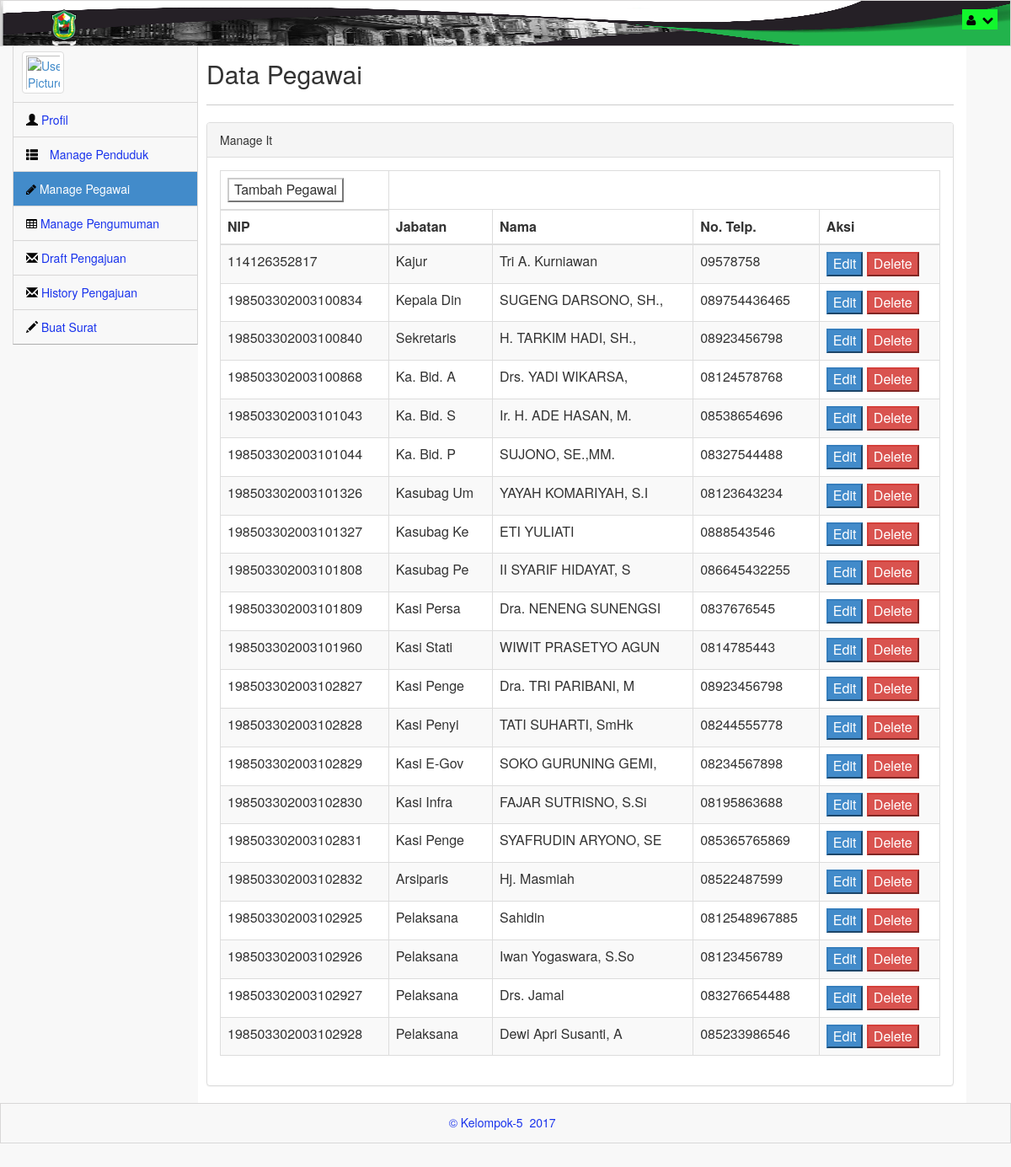
/index.php/c_admin/showPegawai, run on the app's committed database.
### tables this page shows
CREATE TABLE `data_pegawai` (
  `NIP` varchar(30) NOT NULL,
  `Jabatan` varchar(10) NOT NULL,
  `Nama` varchar(20) NOT NULL,
  `No_Telp` varchar(20) NOT NULL
);

### application/controllers/c_admin.php (called while the page is built, shortened)
<?php
class c_admin extends CI_Controller
{
	function __construct(){
		$this->load->library('session');
		$this->load->model('m_user');
		$this->load->model('m_penduduk');
		$this->load->model('m_surat');
		$this->load->model('m_pegawai');
		$this->load->model('m_pengumuman');
		$this->load->model('m_admin');
	}
	public function showPegawai(){
		$data['dataAdmin'] = $this->m_admin->getDataAdmin($this->session->userdata('id'))->row();
		$data['dataPegawai'] = $this->m_pegawai->getAllPegawai()->result();
		$data['jenisKlik'] = "pegawai";
		$this->load->view('views_Admin/Tampilan_ManagePegawai', $data);
	}
}
?>

### index.php (called while the page is built, shortened)
<?php
require_once BASEPATH.'core/CodeIgniter.php';

### application/models/m_pegawai.php (called while the page is built, shortened)
<?php
class m_pegawai extends CI_Model{
	function getAllPegawai(){
		$this->db->select('*');
		$this->db->from('data_pegawai');
		return $this->db->get();
	}
}
?>

### application/views/views_Admin/Tampilan_ManagePegawai.php (the view, shortened to what this page needs)
<head>
	<?php include "head_Admin.php"; ?>
	<link rel="stylesheet" href="<?php echo base_url('asset/css_admin/plugins/dataTables/dataTables.bootstrap.css');?>">
</head>
<body class="padTop53 " >
	<div id="wrap" >
		<?php include "headerNav_Admin.php"; ?>
		<div id="content" style="width: 80%;">
			<div class="inner" >
				<div class="row">
					<div class="col-lg-12">
						<h2> Data Pegawai </h2>
					</div>
				</div>
				<hr />
				<div class="row">
					<div class="col-lg-12">
						<div class="panel panel-default">
							<div class="panel-heading">
								Manage It
							</div>
							<div class="panel-body">
								<div class="table-responsive">
									<table class="table table-striped table-bordered table-hover" id="dataTables-example">
										<thead>
										<tr>
											<td>
											<a href="<?php echo site_url('c_admin/showAddPegawai');?>"><button class="btn-default">Tambah Pegawai</button></a>
											</td>
										</tr>
											<tr>
												<th>NIP</th>
												<th>Jabatan</th>
												<th>Nama</th>
												<th>No. Telp.</th>
												<th>Aksi</th>
											</tr>
										</thead>
										<tbody>
											<?php foreach ($dataPegawai as $key) { ?>
											<tr>
												<td><?php echo $key->NIP; ?></td>
												<td><?php echo $key->Jabatan; ?></td>
												<td><?php echo $key->Nama; ?></td>
												<td><?php echo $key->No_Telp; ?></td>
												<td>
												<a href="<?php echo site_url('c_admin/showEditPegawai/'.$key->NIP);?>"><button class="btn-primary">Edit</button></a>
												<a href="<?php echo site_url('c_admin/deletePegawai/'.$key->NIP);?>"><button class="btn-danger">Delete</button></a>
												</td>
											</tr>
											<?php } ?>
										</tbody>
									</table>
								</div>
							</div>
						</div>
					</div>
				</div>
			</div>
		</div>
	</div>
	<?php include "footer_Admin.php"; ?>
</body>

### asset/css_admin/css/main.css (style rules this page uses)
#wrap { margin: 0 auto; }
@media (min-width: 768px) { html, body { height: 100%; } }
@media (min-width: 768px) { #wrap { height: auto !important; height: 100%; min-height: 100%; padding: 0 0 48px; margin-bottom: -48px; } }
body.padTop53 { padding-top: 75px; overflow: visible; }
@media (min-width: 802px) { body.padTop53 { padding-top: 51px; } }
#wrap:before, #top:before, .head:before, #footer:before, #wrap:after, #top:after, .head:after, #footer:after { display: table; content: " "; }
#wrap:after, #top:after, .head:after, #footer:after { clear: both; }
#wrap { background-color: #f8f8f8; }
@media (min-width: 768px) { #content { margin-left: 100px; } }
@media (min-width: 992px) { #content { margin-left: 220px; } }
#content { -webkit-transition: margin 0.4s; transition: margin 0.4s; }
.inner { position: relative; min-height: 1px; padding-right: 15px; padding-left: 10px; background: #fff; border: 0px solid #e4e4e4; min-height:1200px; }
@media (min-width: 768px) { .inner { float: left; width: 100%; } }
.inner .row { margin-right: -15px; margin-left: -15px; }
.inner hr { margin-top: 10px; border-top-color: #ccc; }

### asset/css_admin/css/MoneAdmin.css (style rules this page uses)
body { background-color: #f8f8f8; }

### application/views/views_Admin/head_Admin.php (style rules this page uses)
a { font-color: #060606; }

### data on the page
data_pegawai: NIP "114126352817", Jabatan "Kajur", Nama "Tri A. Kurniawan", No_Telp "09578758"
data_pegawai: NIP "198503302003100834", Jabatan "Kepala Din", Nama "SUGENG DARSONO, SH.,", No_Telp "089754436465"
data_pegawai: NIP "198503302003100840", Jabatan "Sekretaris", Nama "H. TARKIM HADI, SH.,", No_Telp "08923456798"
data_pegawai: NIP "198503302003100868", Jabatan "Ka. Bid. A", Nama "Drs. YADI WIKARSA,", No_Telp "08124578768"
data_pegawai: NIP "198503302003101043", Jabatan "Ka. Bid. S", Nama "Ir. H. ADE HASAN, M.", No_Telp "08538654696"
data_pegawai: NIP "198503302003101044", Jabatan "Ka. Bid. P", Nama "SUJONO, SE.,MM.", No_Telp "08327544488"
data_pegawai: NIP "198503302003101326", Jabatan "Kasubag Um", Nama "YAYAH KOMARIYAH, S.I", No_Telp "08123643234"
data_pegawai: NIP "198503302003101327", Jabatan "Kasubag Ke", Nama "ETI YULIATI", No_Telp "0888543546"
data_pegawai: NIP "198503302003101808", Jabatan "Kasubag Pe", Nama "II SYARIF HIDAYAT, S", No_Telp "086645432255"
data_pegawai: NIP "198503302003101809", Jabatan "Kasi Persa", Nama "Dra. NENENG SUNENGSI", No_Telp "0837676545"
data_pegawai: NIP "198503302003101960", Jabatan "Kasi Stati", Nama "WIWIT PRASETYO AGUN", No_Telp "0814785443"
data_pegawai: NIP "198503302003102827", Jabatan "Kasi Penge", Nama "Dra. TRI PARIBANI, M", No_Telp "08923456798"
data_pegawai: NIP "198503302003102828", Jabatan "Kasi Penyi", Nama "TATI SUHARTI, SmHk", No_Telp "08244555778"
data_pegawai: NIP "198503302003102829", Jabatan "Kasi E-Gov", Nama "SOKO GURUNING GEMI,", No_Telp "08234567898"
data_pegawai: NIP "198503302003102830", Jabatan "Kasi Infra", Nama "FAJAR SUTRISNO, S.Si", No_Telp "08195863688"
data_pegawai: NIP "198503302003102831", Jabatan "Kasi Penge", Nama "SYAFRUDIN ARYONO, SE", No_Telp "085365765869"
data_pegawai: NIP "198503302003102832", Jabatan "Arsiparis", Nama "Hj. Masmiah", No_Telp "08522487599"
data_pegawai: NIP "198503302003102925", Jabatan "Pelaksana", Nama "Sahidin", No_Telp "0812548967885"
data_pegawai: NIP "198503302003102926", Jabatan "Pelaksana", Nama "Iwan Yogaswara, S.So", No_Telp "08123456789"
data_pegawai: NIP "198503302003102927", Jabatan "Pelaksana", Nama "Drs. Jamal", No_Telp "083276654488"
data_pegawai: NIP "198503302003102928", Jabatan "Pelaksana", Nama "Dewi Apri Susanti, A", No_Telp "085233986546"
